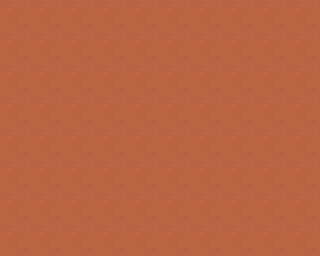

The image is a tile-based game level rendered from a .tmx file. Its description and complete source (layers, tilesets, objects, tile grids) follow:
An orthogonal 10x8 tile map with 32x32 px tiles, 1 tile layer (Level1), 1 hidden layer not drawn.

<map version="1.5" tiledversion="1.5.0" orientation="orthogonal" renderorder="right-down" width="10" height="8" tilewidth="32" tileheight="32" infinite="0" nextlayerid="3" nextobjectid="1">
 <editorsettings>
  <export target="TankBackgroound.json" format="json" />
 </editorsettings>
 <tileset firstgid="1" name="Tile" tilewidth="32" tileheight="32" tilecount="42" columns="6">
  <image source="Tile/Tile.png" width="192" height="224" />
  <tile id="0" type="l1" />
  <tile id="37" type="37" />
  <tile id="38" type="38" />
  <tile id="39" type="39" />
  <tile id="40" type="40" />
  <tile id="41" type="41" />
 </tileset>
 <layer id="1" name="Background" width="10" height="8" visible="0">
  <data encoding="csv">
39,29,41,4,41,41,41,41,41,4,
42,42,42,4,42,42,42,42,42,10,
42,42,42,10,42,42,42,42,42,41,
42,42,42,42,42,20,42,42,21,41,
42,20,21,42,42,42,42,20,41,41,
42,29,42,42,29,42,29,42,41,41,
41,41,39,41,41,39,41,41,39,41,
39,41,39,41,41,41,39,41,39,41
</data>
 </layer>
 <layer id="2" name="Level1" width="10" height="8">
  <data encoding="csv">
42,42,42,42,42,42,42,42,42,42,
42,42,42,42,42,42,42,42,42,42,
42,42,42,42,42,42,42,42,42,42,
42,42,42,42,42,42,42,42,42,42,
42,42,42,42,42,42,42,42,42,42,
42,42,42,42,42,42,42,42,42,42,
42,42,42,42,42,42,42,42,42,42,
42,42,42,42,42,42,42,42,42,42
</data>
 </layer>
</map>
